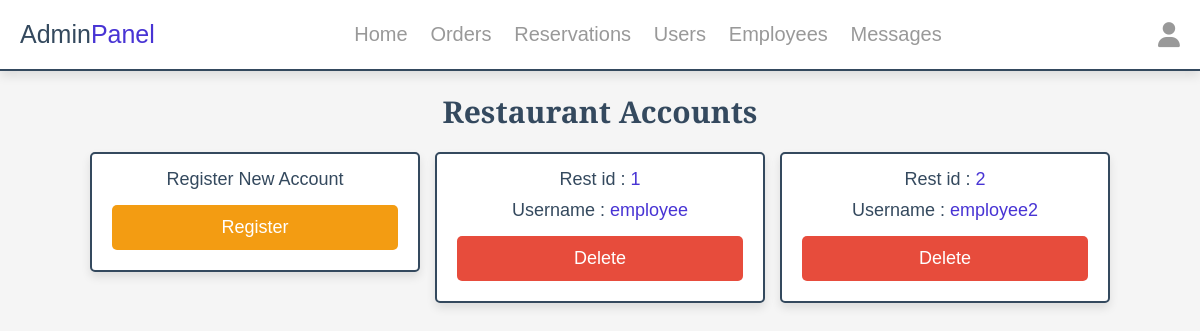
/admin/rest_accounts.php (signed in), run on the app's committed database.
### tables this page shows
CREATE TABLE `rest` (
  `id` int(100) NOT NULL,
  `name` varchar(20) NOT NULL,
  `password` varchar(50) NOT NULL
);

### admin/rest_accounts.php (the view, shortened to what this page needs)
<?php
include '../components/connect.php';
?>
<!DOCTYPE html>
<html lang="en">
<head>
    <link rel="stylesheet" href="https://cdnjs.cloudflare.com/ajax/libs/font-awesome/6.1.1/css/all.min.css">
    <link rel="stylesheet" href="../css/rest_style.css">
</head>
<body>
<?php include '../components/header.php' ?>
<section class="accounts">
    <h1 class="heading">restaurant accounts</h1>
    <div class="box-container">
        <div class="box">
            <p>Register New Account</p>
            <a href="register_rest.php" class="option-btn">register</a>
        </div>
        <?php
        $select_account = $conn->prepare("SELECT * FROM `rest`");
        $select_account->execute();
        if ($select_account->rowCount() > 0) {
            while ($fetch_accounts = $select_account->fetch(PDO::FETCH_ASSOC)) {
                ?>
                <div class="box">
                    <p> Rest id : <span><?= htmlspecialchars($fetch_accounts['id']); ?></span> </p>
                    <p> Username : <span><?= htmlspecialchars($fetch_accounts['name']); ?></span> </p>
                    <div class="flex-btn">
                        <a href="rest_accounts.php?delete=<?= htmlspecialchars($fetch_accounts['id']); ?>"
                           class="delete-btn" onclick="return confirm('delete this account?');">delete</a>
                    </div>
                </div>
                <?php
            }
        } else {
            echo '<p class="empty">no accounts available</p>';
        }
        ?>
    </div>
</section>
</body>
</html>

### css/rest_style.css (style rules this page uses)
:root { --main-color:#4834d4; --red:#e74c3c; --orange:#f39c12; --black:#34495e; --white:#fff; --light-bg:#f5f5f5; --light-color:#999; --border:.2rem solid var(--black); --box-shadow:0 .5rem 1rem rgba(0,0,0,.1); }
* { font-family: 'EB Garamond', sans-serif; margin:0; padding:0; box-sizing: border-box; text-decoration: none; outline: none; border:none; }
html { font-size: 62.5%; overflow-x: hidden; }
body { background-color: var(--light-bg); }
section { max-width: 1200px; margin:0 auto; padding:2rem; }
.btn, .delete-btn, .option-btn { display: block; margin-top: 1rem; border-radius: .5rem; cursor: pointer; width: 100%; font-size: 1.8rem; color:var(--white); padding:1.2rem 3rem; text-transform: capitalize; text-align: center; }
.delete-btn { background-color: var(--red); }
.option-btn { background-color: var(--orange); }
.flex-btn { display: flex; gap:1rem; }
.heading { text-align: center; margin-bottom: 2rem; text-transform: capitalize; color:var(--black); font-size: 3rem; }
.accounts .box-container { display: grid; grid-template-columns: repeat(auto-fit, 33rem); gap:1.5rem; justify-content: center; align-items: flex-start; }
.accounts .box-container .box { background-color: var(--white); border-radius: .5rem; box-shadow: var(--box-shadow); border:var(--border); padding:2rem; padding-top: 1rem; text-align: center; }
.accounts .box-container .box p { padding: .5rem 0; font-size: 1.8rem; color:var(--black); }
.accounts .box-container .box p span { color:var(--main-color); }

### data on the page
rest: id "1", name "employee"
rest: id "2", name "employee2"
